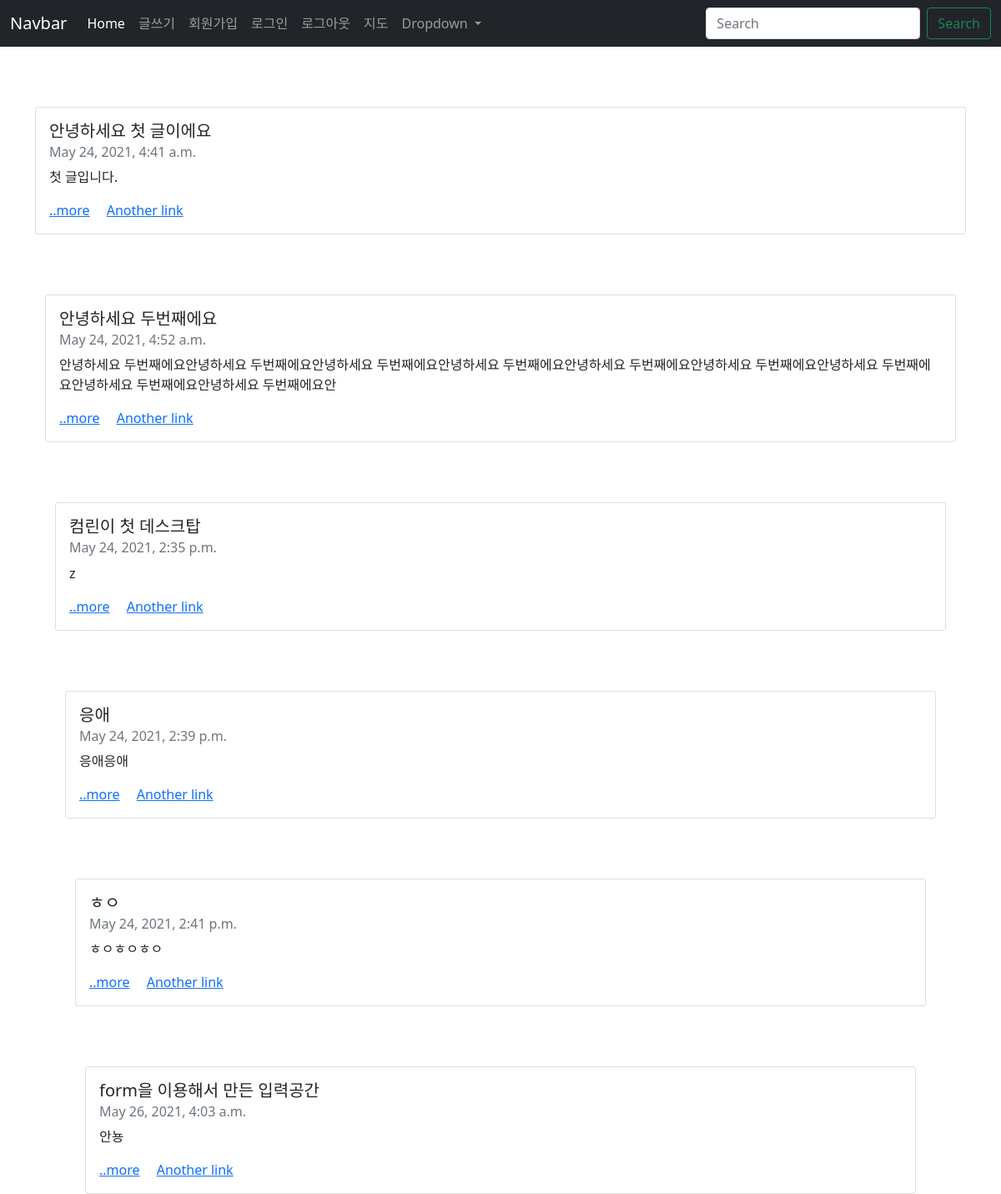
The page / on the database its author committed.
### blogapp/models.py (models this page shows, shortened)
class Blog(models.Model):
    title = models.CharField(max_length=200)
    pub_date = models.DateTimeField('data published')
    body  = models.TextField()
    def summery(self):
        return self.body[:100]

### blogapp/views.py (the view)
# urls.py: path('',blogapp.views.home, name="home"),
def home(request):
    blogs = Blog.objects # 쿼리셋
    return render(request,'home.html',{'blogs':blogs})

### blogapp/templates/home.html (shortened to what this page needs)
<!DOCTYPE html>
<html lang="en">
<head>
<link href="https://cdn.jsdelivr.net/npm/bootstrap@5.0.1/dist/css/bootstrap.min.css" rel="stylesheet">
</head>
{% extends 'base.html'%}
{% block contents%}
<body>
{% for blog in blogs.all%}
      <br><br><br>
      <div class="container">
      <div class="card" style="">
      <div class="card-body">
        <h5 class="card-title">{{blog.title}}</h5>
        <h6 class="card-subtitle mb-2 text-muted">{{blog.pub_date}}</h6>
        <p class="card-text">{{blog.summery}}</p>
        <a href="{%url 'detail' blog.id %}" class="card-link">..more</a>
        <a href="#" class="card-link">Another link</a>
      </div>
    </div>
      {%endfor%}
</div>
</body>
{%endblock%}

### rows shown on the page
Blog: title "안녕하세요 첫 글이에요", pub_date "May 24, 2021, 4:41 a.m.", summery "첫 글입니다."
Blog: title "안녕하세요 두번째에요", pub_date "May 24, 2021, 4:52 a.m.", summery "안녕하세요 두번째에요안녕하세요 두번째에요안녕하세요 두번째에요안녕하세요 두번째에요안녕하세요 두번째에요안녕하세요 두번째에요안녕하세요 두번째에요안녕하세요 두번째에요안녕하세요 두번째에요안"
Blog: title "컴린이 첫 데스크탑", pub_date "May 24, 2021, 2:35 p.m.", summery "z"
Blog: title "응애", pub_date "May 24, 2021, 2:39 p.m.", summery "응애응애"
Blog: title "ㅎㅇ", pub_date "May 24, 2021, 2:41 p.m.", summery "ㅎㅇㅎㅇㅎㅇ"
Blog: title "form을 이용해서 만든 입력공간", pub_date "May 26, 2021, 4:03 a.m.", summery "안뇽"
